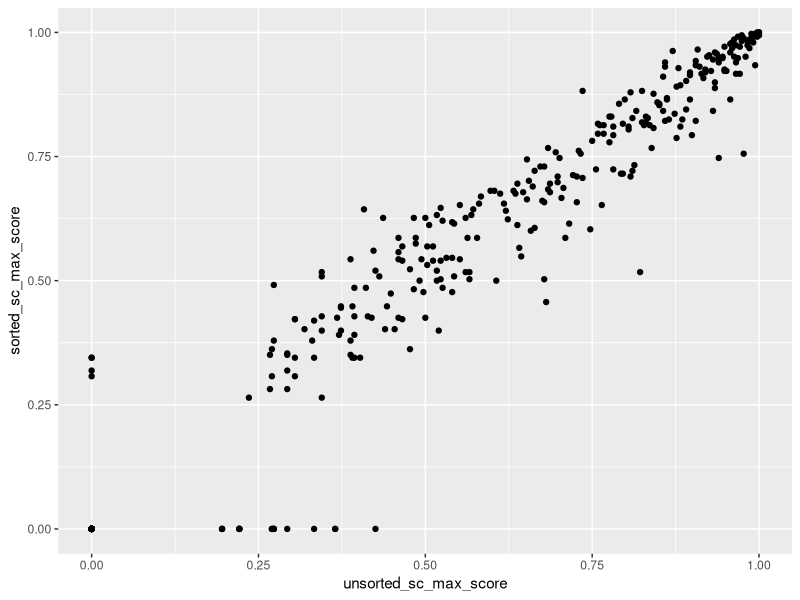
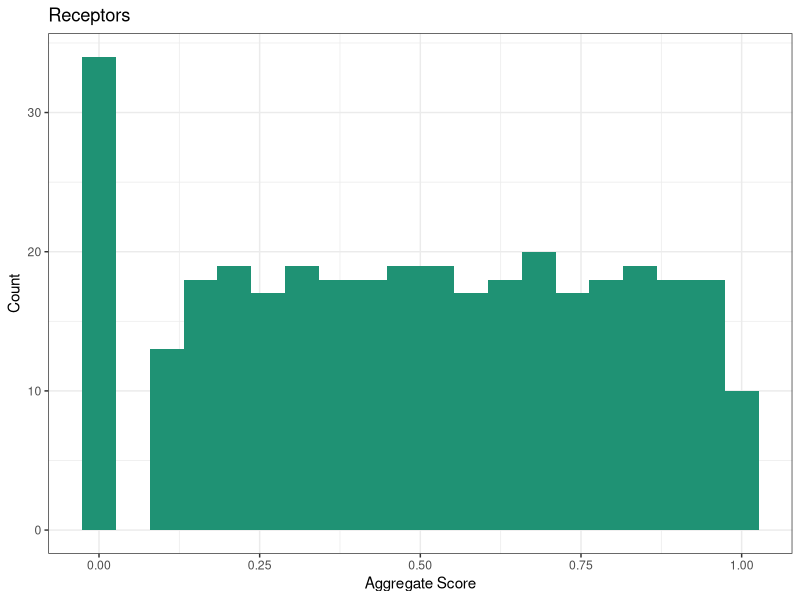
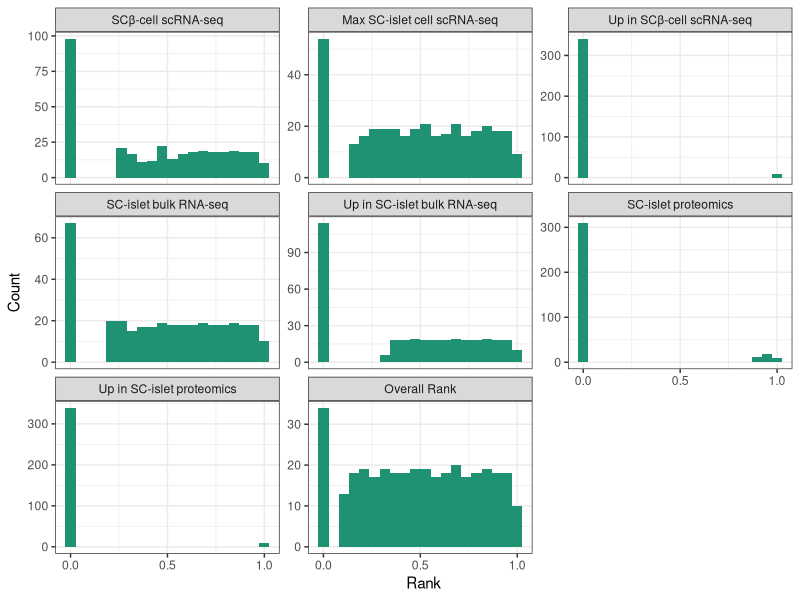
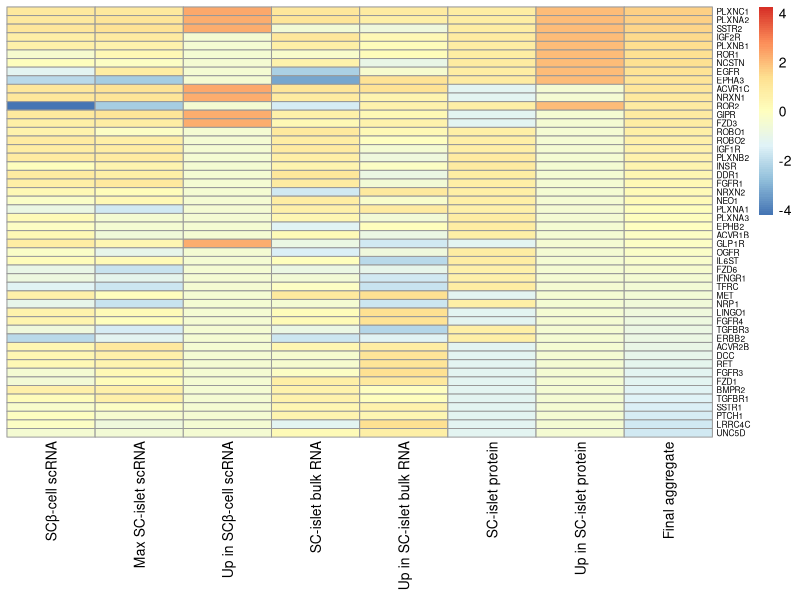
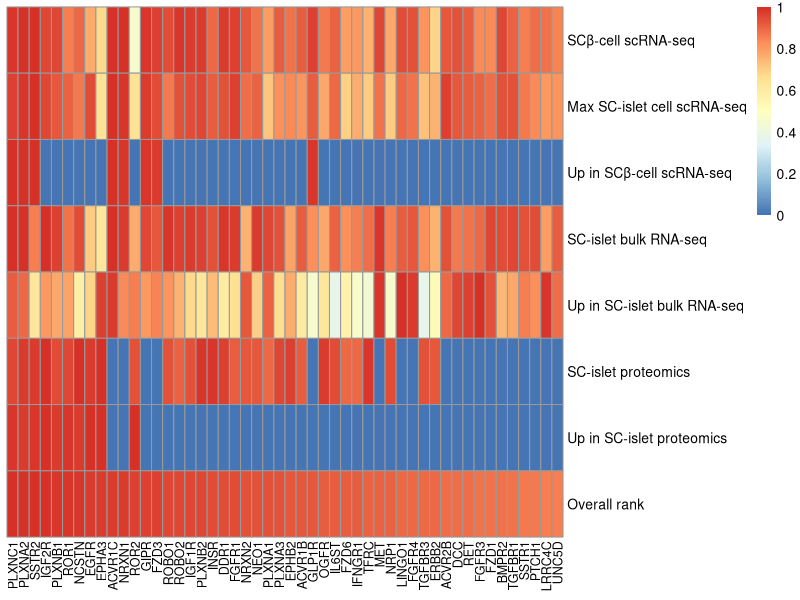
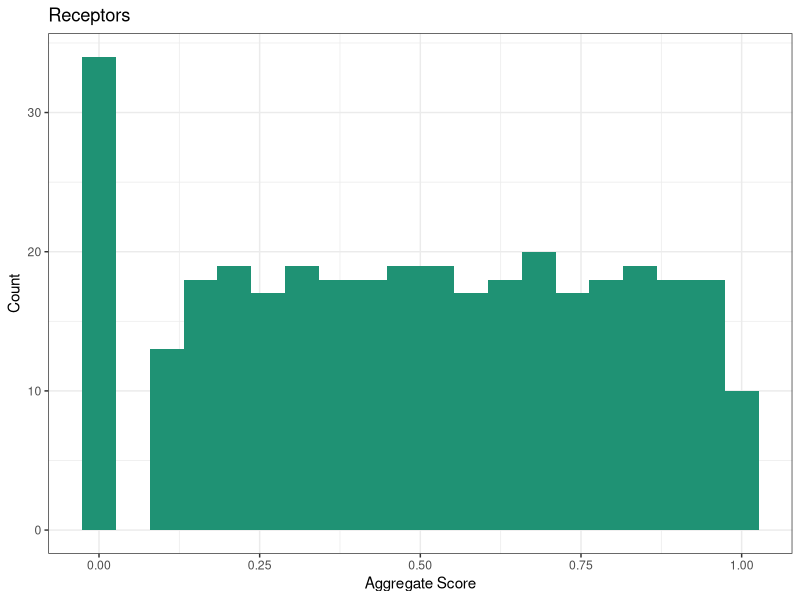
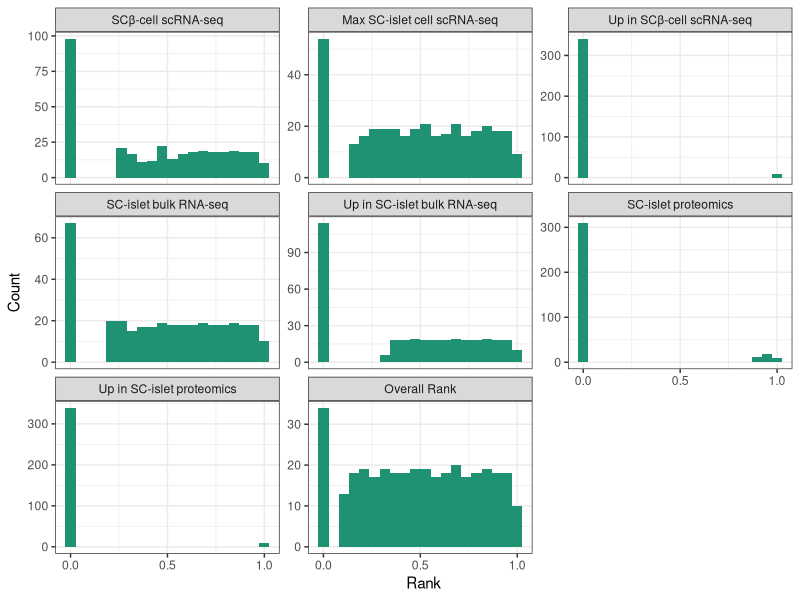

Source code (R) for these figures, in order:
# scoring the 349 receptors based on aggregate rankings of all data of interest
# that we have compiled. Receptor scores will then be combined with ligand
# scores based on known interactions from omnipath data. The combined final 
# ligand scores will be used to decide which ligands to order of in vitro 
# screening.

library(tidyverse)
library(pheatmap)


############# load data ###############################


receptors_df <- (read.csv("ligand_receptor_lists/feb2022_new_lists/OmniPath/data/receptors_with_bulkRNA.tsv", 
                          sep = "\t"))




############### prep proteomics scoring ############################



# replace NAs with 0 in proteomics so score function doesn't break
# we will use pooled sc proteomics to capture all proteins of interest
receptors_df$all_sc_proteomics_0 <- 
  lapply(receptors_df$all_sc_proteomics,
         replace_na, replace = 0)  
# the lapply changed the format of the new column to a list which caused problems
# so convert all back to dataframe
receptors_df <- as.data.frame(lapply(receptors_df, unlist))



############# prep proteomics differential abundance data ###########################


# this returns fold change values only for proteins upregulated in stemcell
# with a p value of less than 0.05
# so will score based on fold change
receptors_df <- receptors_df %>% 
# Fold change > 1 indicates higher abundance in stem cell  
mutate(proteomics_up_in_sc = ifelse(stemcell_NDislet_proteomics_FC > 1
                                    , ifelse(stemcell_NDislet_proteomics_adj_p_value < 0.05,
                                             # return fold change for scoring
                                             stemcell_NDislet_proteomics_FC,
                                             NA), 
                                    NA))
# replace NAs with 1 in proteomics_up_in_sc score function doesn't break
receptors_df$proteomics_up_in_sc_0 <- 
  lapply(receptors_df$proteomics_up_in_sc,
         replace_na, replace = 1)  
# the lapply changed the format of the new column to a list which caused problems
# so convert all back to dataframe
receptors_df <- as.data.frame(lapply(receptors_df, unlist))



################ prep scRNAseq differential expression data #########################
       

# this returns fold change values only for proteins upregulated in stemcell
# with a p value of less than 0.05
# so will score based on fold change
# with minimum fold change of log2FC = 0.5 (41% change)
receptors_df <- receptors_df %>% 
  # Fold change > 1 indicates higher abundance in stem cell  
  mutate(scRNA_up_in_eBC = ifelse(eBC_beta_scRNA_log2FC > 0.5
                                      , ifelse(eBC_beta_scRNA_adj_p_value < 0.05,
                                               # return fold change for scoring
                                               eBC_beta_scRNA_log2FC,
                                               NA), 
                                      NA))
# replace NAs with 0 in scRNA_up_in_eBC so score function doesn't break
receptors_df$scRNA_up_in_eBC <- 
  lapply(receptors_df$scRNA_up_in_eBC,
         replace_na, replace = 0)  
# the lapply changed the format of the new column to a list which caused problems
# so convert all back to dataframe
receptors_df <- as.data.frame(lapply(receptors_df, unlist))




################ prep bulk SC-islet RNA-seq melton data #########################

# replace NAs with 0 in sc_islet_bulk_rna so score function doesn't break
receptors_df$sc_islet_bulk_rna <- 
  lapply(receptors_df$sc_islet_bulk_rna,
         replace_na, replace = 0)  
# the lapply changed the format of the new column to a list which caused problems
# so convert all back to dataframe
receptors_df <- as.data.frame(lapply(receptors_df, unlist))



# prep SCislet_Hislet_bulkRNA_Ave_log2FC 

# this returns fold change values only for genes upregulated in SC-islets
# Fold change > 1 indicates higher expression in SC-islet
# and provides a good number of hits
receptors_df <- receptors_df %>% 
  mutate(bulkRNA_up_in_SCislet = ifelse(SCislet_Hislet_bulkRNA_Ave_log2FC > 1,
                                           # return fold change for scoring
                                           SCislet_Hislet_bulkRNA_Ave_log2FC,
                                           NA))
# replace NAs with 0 so score function doesn't break
receptors_df$bulkRNA_up_in_SCislet <- 
  lapply(receptors_df$bulkRNA_up_in_SCislet,
         replace_na, replace = 0)  
# the lapply changed the format of the new column to a list which caused problems
# so convert all back to dataframe
receptors_df <- as.data.frame(lapply(receptors_df, unlist))




############################ scoring function ####################################### 

# percent_rank() assigns a highest score of 1 and lowest score of 0. 
# The benefit of using percent_rank() over min_rank() is that min rank
# would have a different highest score for our receptor & ligands list, 
# because we have 422 ligands and 349 receptors

receptors_scores <- receptors_df %>% 
  filter(keep_in_list %in% c("Yes", "TBD")) %>% 
  filter(consensus_score > 7) %>% 
  
  # create scores for sorted sc's cell populations
  mutate(sorted_eBCs_score = percent_rank(sorted_eBCs),
         sorted_immature_beta_score = percent_rank(sorted_immature_beta),
         sorted_ins_gfp_gcg_sst_score = percent_rank(sorted_ins_gfp_gcg_sst),
         sorted_ins_gfp_sst_score = percent_rank(sorted_ins_gfp_sst),
         sorted_pancreatic_proj_score = percent_rank(sorted_pancreatic_proj)) %>% 
  
  # create scores for all unsorted sc's cell populations
  mutate(unsorted_immature_beta_score = percent_rank(unsorted_immature_beta),
         unsorted_ins_gfp_score = percent_rank(unsorted_ins_gfp),
         unsorted_ins_gfp_gcg_sst_score = percent_rank(unsorted_ins_gfp_gcg_sst),
         unsorted_pancreatic_proj_score = percent_rank(unsorted_pancreatic_proj)) %>% 
  
  # create scores for stem cell proteomics
  mutate(all_sc_proteomics_score = percent_rank(all_sc_proteomics_0)) %>% 
  
  ## create scores for proteomics differential abundance sc pooled vs ND islets
  mutate(proteomics_up_in_sc_score = percent_rank(proteomics_up_in_sc_0)) %>% 
  
  # create scores for scRNA-seq differential expression eBCs vs human beta cells
  mutate(scRNA_up_in_eBC_score = percent_rank(scRNA_up_in_eBC)) %>% 
  
  # create scores for SC-islet bulk RNA-seq melton data
  mutate(sc_islet_bulk_rna_score = percent_rank(sc_islet_bulk_rna)) %>% 
  
  # create scores for SC-islet bulk RNAseq log2FC vs H-islet ave of melton & lund
  mutate(bulkRNA_up_in_SCislet_score = percent_rank(bulkRNA_up_in_SCislet)) %>% 

  # create aggregate sorted scores
  rowwise() %>% 
  mutate(sorted_sc_mean_score = mean(c(sorted_eBCs_score,
                                       sorted_immature_beta_score,
                                       sorted_ins_gfp_gcg_sst_score,
                                       sorted_ins_gfp_sst_score,
                                       sorted_pancreatic_proj_score)),
         sorted_sc_max_score = max(c(sorted_eBCs_score,
                                     sorted_immature_beta_score,
                                     sorted_ins_gfp_gcg_sst_score,
                                     sorted_ins_gfp_sst_score,
                                     sorted_pancreatic_proj_score)),
         # create aggregate unsorted scores
         unsorted_sc_mean_score = mean(c(unsorted_immature_beta_score,
                                         unsorted_ins_gfp_score,
                                         unsorted_ins_gfp_gcg_sst_score,
                                         unsorted_pancreatic_proj_score)),
         unsorted_sc_max_score = max(c(unsorted_immature_beta_score,
                                       unsorted_ins_gfp_score,
                                       unsorted_ins_gfp_gcg_sst_score,
                                       unsorted_pancreatic_proj_score)),
         # create aggregate of sorted & unsorted scores
         combined_sc_max_score = max(c(sorted_sc_max_score,
                                       unsorted_sc_max_score)),
         
         # also create final aggregate score based on all data of interest
         aggregate_score = mean(c(sorted_eBCs_score,
                               combined_sc_max_score,
                               scRNA_up_in_eBC_score,
                               sc_islet_bulk_rna_score,
                               bulkRNA_up_in_SCislet_score,
                               all_sc_proteomics_score,
                               proteomics_up_in_sc_score))) %>% 

  ungroup() %>% 
  
  # rerank combined_sc_max_score & aggregate_score to rescale the data
  mutate(combined_sc_max_score = percent_rank(combined_sc_max_score),
         aggregate_score= percent_rank(aggregate_score)) %>% 
  
  dplyr::select(hgnc_symbol,
         sorted_eBCs_score,
         sorted_sc_mean_score,
         unsorted_sc_mean_score,
         sorted_sc_max_score,
         unsorted_sc_max_score,
         combined_sc_max_score,
         scRNA_up_in_eBC_score,
         sc_islet_bulk_rna_score,
         bulkRNA_up_in_SCislet_score,
         all_sc_proteomics_score,
         proteomics_up_in_sc_score,
         aggregate_score)
  




# compare max scores of sorted vs unsorted stem cell scRNA-seq
receptors_scores %>% 
  ggplot(aes(x = unsorted_sc_max_score, 
             y = sorted_sc_max_score)) +
  geom_point()
# comparison of unsorted_sc_max_score & sorted_sc_max_score shows they are 
# very strognly correlated, with a few outliers. Therefor it makes sense to 
# just combine them into 1 score for the purpose of the aggregate ranking. 
# In other words, take the max score across all 9 cell types between the 
# sorted and unsorted scRNA-seq



############## histogram of aggregate scores ########################


# just aggregate score
receptors_scores %>% 
  ggplot(aes(x = aggregate_score)) +
  geom_histogram(bins = 20,
                 fill = "#1F9274") +
  labs(x = "Aggregate Score",
       y = "Count") +
  ggtitle("Receptors") +
  theme_bw()

# save the plot
ggsave("ligand_receptor_lists/feb2022_new_lists/OmniPath/figures/receptor_scores_histo.JPG",
       device = "jpg",
       width = 1500,
       height = 1500,
       units = "px",
       scale = 0.8)




## histogram of all scores facet wrapped
receptors_scores_longer <- receptors_scores %>%
  dplyr::select(hgnc_symbol,
         sorted_eBCs_score,
         combined_sc_max_score,
         scRNA_up_in_eBC_score,
         sc_islet_bulk_rna_score,
         bulkRNA_up_in_SCislet_score,
         all_sc_proteomics_score,
         proteomics_up_in_sc_score,
         aggregate_score) %>% 
  pivot_longer(cols = c(sorted_eBCs_score,
               combined_sc_max_score,
               scRNA_up_in_eBC_score,
               sc_islet_bulk_rna_score,
               bulkRNA_up_in_SCislet_score,
               all_sc_proteomics_score,
               proteomics_up_in_sc_score,
               aggregate_score)) 
    
# reorder the name factor to change order of plots in the facet wrap
# and add labels for the facet labels on the plot
receptors_scores_longer$name<- factor(receptors_scores_longer$name, 
                                      levels = c("sorted_eBCs_score",
                                                 "combined_sc_max_score",
                                                 "scRNA_up_in_eBC_score",
                                                 "sc_islet_bulk_rna_score",
                                                 "bulkRNA_up_in_SCislet_score",
                                                 "all_sc_proteomics_score",
                                                 "proteomics_up_in_sc_score",
                                                 "aggregate_score"),
                                      labels = c("SCβ-cell scRNA-seq",
                                                 "Max SC-islet cell scRNA-seq",
                                                 "Up in SCβ-cell scRNA-seq",
                                                 "SC-islet bulk RNA-seq",
                                                 "Up in SC-islet bulk RNA-seq",
                                                 "SC-islet proteomics",
                                                 "Up in SC-islet proteomics",
                                                 "Overall Rank"))

receptors_scores_longer %>% 
  ggplot(aes(x = value)) +
  facet_wrap(~ name,
             scales = "free_y") +
  geom_histogram(bins = 20,
                 fill = "#1F9274") +
  scale_x_continuous(breaks = c(0,0.5,1)) +
  labs(x = "Rank",
       y = "Count") +
  theme_bw()


# save the plot
ggsave("ligand_receptor_lists/feb2022_new_lists/OmniPath/figures/receptor_scores/receptor_scores_histo_facet_4.JPG",
       device = "jpg",
       width = 2400,
       height = 1500,
       units = "px",
       scale = 0.8)




#################### heatmap using pheatmap #####################################


receptors_scores_rowname <- receptors_scores
receptors_scores_rowname <- column_to_rownames(as.data.frame(receptors_scores), 
                                         var = "hgnc_symbol")

# column legend table
# col_annotations <- data.frame(col_name = c("sorted_eBCs_score",
#                                            "combined_sc_max_score",
#                                            "scRNA_up_in_eBC_score",
#                                            "all_sc_proteomics_score",
#                                            "proteomics_up_in_sc_score",
#                                            "aggregate_score"),
#                               display_name = c("SCβ-cell scRNA",
#                                                "Max SC-islet scRNA",
#                                                "Up in SCβ-cell scRNA",
#                                                "SC-islet protein",
#                                                "Up in SC-islet protein",
#                                                "Final aggregate"))
# col_annotations_rowname <- col_annotations
# col_annotations_rowname <- column_to_rownames(as.data.frame(col_annotations), 
#                                                var = "col_name")


# heatmap of just ranks
receptors_scores_rowname %>% 
  dplyr::select(sorted_eBCs_score,
         combined_sc_max_score,
         scRNA_up_in_eBC_score,
         sc_islet_bulk_rna_score,
         bulkRNA_up_in_SCislet_score,
         all_sc_proteomics_score,
         proteomics_up_in_sc_score,
         aggregate_score) %>%
  arrange(desc(aggregate_score)) %>% 
  head(50) %>% 
  pheatmap(labels_col = c("SCβ-cell scRNA",
                          "Max SC-islet scRNA",
                          "Up in SCβ-cell scRNA",
                          "SC-islet bulk RNA",
                          "Up in SC-islet bulk RNA",
                          "SC-islet protein",
                          "Up in SC-islet protein",
                          "Final aggregate"),
           cluster_rows = FALSE,
           cluster_cols = FALSE,
           show_rownames = TRUE,
           scale = "column",
           show_colnames = TRUE,
           fontsize_col = 10,
           fontsize_row = 6,
           angle_col = 90)




################# pheatmap with flipped x and y axes ####################333

receptors_scores_flip_rowname <- column_to_rownames(as.data.frame(receptors_scores), 
                                                    var = "hgnc_symbol") %>% 
  dplyr::select(sorted_eBCs_score,
         combined_sc_max_score,
         scRNA_up_in_eBC_score,
         sc_islet_bulk_rna_score,
         bulkRNA_up_in_SCislet_score,
         all_sc_proteomics_score,
         proteomics_up_in_sc_score,
         aggregate_score) %>%
  arrange(desc(aggregate_score)) %>% 
  head(50) %>% 
  t()



# row labels table
# row_labels <- data.frame(col_name = c("sorted_eBCs_score",
#                                            "combined_sc_max_score",
#                                            "scRNA_up_in_eBC_score",
#                                            "all_sc_proteomics_score",
#                                            "proteomics_up_in_sc_score",
#                                            "aggregate_score"),
#                               display_name = c("SCβ-cell scRNA",
#                                                "Max SC-islet scRNA",
#                                                "Up in SCβ-cell scRNA",
#                                                "SC-islet protein",
#                                                "Up in SC-islet protein",
#                                                "Final aggregate"))
# row_labels_rowname <- row_labels
# row_labels_rowname <- column_to_rownames(as.data.frame(row_labels), 
#                                               var = "col_name")


# heatmap of scores
receptors_scores_flip_rowname %>% 
  pheatmap(labels_row = c("SCβ-cell scRNA-seq",
                         "Max SC-islet cell scRNA-seq",
                         "Up in SCβ-cell scRNA-seq",
                         "SC-islet bulk RNA-seq",
                         "Up in SC-islet bulk RNA-seq",
                         "SC-islet proteomics",
                         "Up in SC-islet proteomics",
                         "Overall rank"),
           cluster_rows = FALSE,
           cluster_cols = FALSE,
           show_rownames = TRUE,
           show_colnames = TRUE,
           fontsize_col = 9,
           fontsize_row = 10,
           angle_col = 90)


########### save table ######################################

# save new datatables
receptors_scores %>% 
  dplyr::select(hgnc_symbol,
                sorted_eBCs_score,
                combined_sc_max_score,
                scRNA_up_in_eBC_score,
                sc_islet_bulk_rna_score,
                bulkRNA_up_in_SCislet_score,
                all_sc_proteomics_score,
                proteomics_up_in_sc_score,
                aggregate_score) %>%
  arrange(desc(aggregate_score)) %>% 
write_tsv("ligand_receptor_lists/feb2022_new_lists/OmniPath/data/receptors_scores_2.tsv")
